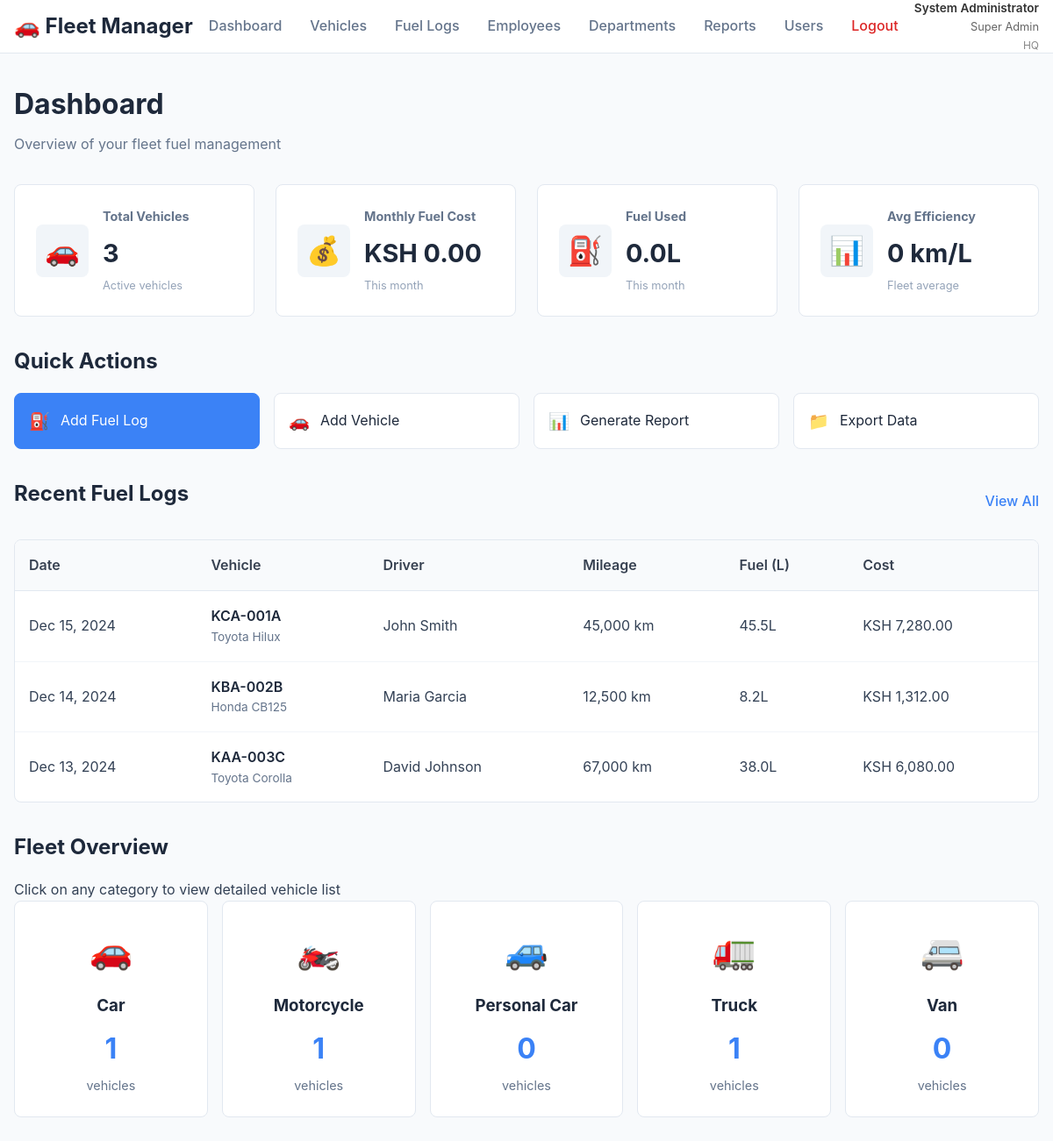
/dashboard.php (signed in), run on the app's committed database.
### tables this page shows
CREATE TABLE `fuel_logs` (
  `id` int(11) NOT NULL,
  `vehicle_id` int(11) NOT NULL,
  `date` date NOT NULL,
  `mileage` int(11) NOT NULL,
  `fuel_quantity` decimal(8,2) NOT NULL,
  `cost` decimal(10,2) NOT NULL,
  `notes` text DEFAULT NULL,
  `created_at` timestamp NULL DEFAULT current_timestamp()
);

CREATE TABLE `vehicles` (
  `id` int(11) NOT NULL,
  `registration_number` varchar(20) NOT NULL,
  `make` varchar(100) NOT NULL,
  `model` varchar(100) NOT NULL,
  `year` int(11) NOT NULL,
  `category_id` int(11) NOT NULL,
  `assigned_employee_id` int(11) DEFAULT NULL,
  `department` varchar(100) NOT NULL DEFAULT 'Transport',
  `office_id` int(11) NOT NULL DEFAULT 1,
  `status` enum('active','inactive','maintenance') DEFAULT 'active',
  `current_mileage` int(11) DEFAULT 0,
  `created_at` timestamp NULL DEFAULT current_timestamp()
);

CREATE TABLE `employees` (
  `id` int(11) NOT NULL,
  `name` varchar(255) NOT NULL,
  `email` varchar(255) NOT NULL,
  `phone` varchar(20) DEFAULT NULL,
  `department` varchar(100) DEFAULT NULL,
  `office_id` int(11) NOT NULL DEFAULT 1,
  `created_at` timestamp NULL DEFAULT current_timestamp()
);

CREATE TABLE `vehicle_categories` (
  `id` int(11) NOT NULL,
  `name` varchar(100) NOT NULL,
  `description` text DEFAULT NULL,
  `created_at` timestamp NULL DEFAULT current_timestamp()
);

### config.php (called while the page is built, shortened)
<?php
function hasPermission($permission) {
    $permissions = json_decode($_SESSION['permissions'], true);
    return isset($permissions[$permission]) && $permissions[$permission] === true;
}
function isSuperAdmin() {
    return isset($_SESSION['role_name']) && $_SESSION['role_name'] === 'Super Admin';
}
function canViewAllOffices() {
    return hasPermission('view_all_offices') || isSuperAdmin();
}
function formatCurrency($amount) {
    return 'KSH ' . number_format($amount, 2);
}
function formatDate($date) {
    return date('M j, Y', strtotime($date));
}
function getOfficeFilterSQL($tableAlias = '', $includeWhere = true) {
    if (canViewAllOffices()) {
        return '';
    }
    $prefix = $tableAlias ? $tableAlias . '.' : '';
    $condition = $prefix . "office_id = " . getUserOfficeId();
    return $includeWhere ? " WHERE $condition" : " AND $condition";
}
?>

### dashboard.php (the view, shortened to what this page needs)
<?php
require_once 'config.php';
try {
    $officeFilter = getOfficeFilterSQL('v', false);
    $sql = "SELECT COUNT(*) as total FROM vehicles v WHERE v.status = 'active'" . $officeFilter;
    $stmt = $pdo->query($sql);
    $totalVehicles = $stmt->fetch()['total'];
    $currentMonth = date('Y-m');
    $sql = "
        SELECT SUM(fl.cost) as total
        FROM fuel_logs fl
        JOIN vehicles v ON fl.vehicle_id = v.id
        WHERE DATE_FORMAT(fl.date, '%Y-%m') = ?" . $officeFilter;
    $stmt = $pdo->prepare($sql);
    $stmt->execute([$currentMonth]);
    $monthlyFuelCost = $stmt->fetch()['total'] ?? 0;
    $sql = "
        SELECT SUM(fl.fuel_quantity) as total
        FROM fuel_logs fl
        JOIN vehicles v ON fl.vehicle_id = v.id
        WHERE DATE_FORMAT(fl.date, '%Y-%m') = ?" . $officeFilter;
    $stmt = $pdo->prepare($sql);
    $stmt->execute([$currentMonth]);
    $totalFuelUsed = $stmt->fetch()['total'] ?? 0;
    $sql = "
        SELECT fl.*, v.registration_number, v.make, v.model, vc.name as category_name, e.name as driver_name
        FROM fuel_logs fl
        JOIN vehicles v ON fl.vehicle_id = v.id
        JOIN vehicle_categories vc ON v.category_id = vc.id
        LEFT JOIN employees e ON v.assigned_employee_id = e.id
        WHERE 1=1" . $officeFilter . "
        ORDER BY fl.date DESC
        LIMIT 5
    ";
    $stmt = $pdo->query($sql);
    $recentLogs = $stmt->fetchAll();
    $sql = "
        SELECT vc.name, vc.id, COUNT(v.id) as count
        FROM vehicle_categories vc
        LEFT JOIN vehicles v ON vc.id = v.category_id AND v.status = 'active'" . $officeFilter . "
        GROUP BY vc.id, vc.name
        ORDER BY vc.name
    ";
    $stmt = $pdo->query($sql);
    $vehiclesByCategory = $stmt->fetchAll();
} catch(PDOException $e) {
    $error = "Database error: " . $e->getMessage();
}
$avgEfficiency = $totalFuelUsed > 0 ? round(1000 / $totalFuelUsed, 2) : 0;
?>
<!DOCTYPE html>
<html lang="en">
<head>
    <link rel="stylesheet" href="styles.css">
</head>
<body>
    <?php include 'header.php'; ?>
    <div class="container">
        <div class="page-header">
            <h1>Dashboard</h1>
            <p>Overview of your fleet fuel management</p>
        </div>
        <div class="metrics-grid">
            <div class="metric-card">
                <div class="metric-icon">🚗</div>
                <div class="metric-content">
                    <h3>Total Vehicles</h3>
                    <div class="metric-value"><?php echo $totalVehicles; ?></div>
                    <div class="metric-label">Active vehicles</div>
                </div>
            </div>
            <div class="metric-card">
                <div class="metric-icon">💰</div>
                <div class="metric-content">
                    <h3>Monthly Fuel Cost</h3>
                    <div class="metric-value"><?php echo formatCurrency($monthlyFuelCost); ?></div>
                    <div class="metric-label">This month</div>
                </div>
            </div>
            <div class="metric-card">
                <div class="metric-icon">⛽</div>
                <div class="metric-content">
                    <h3>Fuel Used</h3>
                    <div class="metric-value"><?php echo number_format($totalFuelUsed, 1); ?>L</div>
                    <div class="metric-label">This month</div>
                </div>
            </div>
            <div class="metric-card">
                <div class="metric-icon">📊</div>
                <div class="metric-content">
                    <h3>Avg Efficiency</h3>
                    <div class="metric-value"><?php echo $avgEfficiency; ?> km/L</div>
                    <div class="metric-label">Fleet average</div>
                </div>
            </div>
        </div>
        <div class="section">
            <h2>Quick Actions</h2>
            <div class="quick-actions">
                <?php if (hasPermission('fuel_logs_edit')): ?>
                    <a href="add-fuel-log.php" class="action-btn primary">
                        <span class="btn-icon">⛽</span>
                        Add Fuel Log
                    </a>
                <?php endif; ?>
                <?php if (hasPermission('vehicles_edit')): ?>
                    <a href="add-vehicle.php" class="action-btn">
                        <span class="btn-icon">🚗</span>
                        Add Vehicle
                    </a>
                <?php endif; ?>
                <?php if (hasPermission('reports_view')): ?>
                    <a href="reports.php" class="action-btn">
                        <span class="btn-icon">📊</span>
                        Generate Report
                    </a>
                <?php endif; ?>
                <a href="export.php" class="action-btn">
                    <span class="btn-icon">📁</span>
                    Export Data
                </a>
            </div>
        </div>
        <div class="section">
            <div class="section-header">
                <h2>Recent Fuel Logs</h2>
                <?php if (hasPermission('fuel_logs_view')): ?>
                    <a href="fuel-logs.php" class="view-all-btn">View All</a>
                <?php endif; ?>
            </div>
            <div class="table-container">
                <table class="data-table">
                    <thead>
                        <tr>
                            <th>Date</th>
                            <th>Vehicle</th>
                            <th>Driver</th>
                            <th>Mileage</th>
                            <th>Fuel (L)</th>
                            <th>Cost</th>
                        </tr>
                    </thead>
                    <tbody>
                        <?php if (empty($recentLogs)): ?>
                            <tr>
                                <td colspan="6" class="no-data">No fuel logs found</td>
                            </tr>
                        <?php else: ?>
                            <?php foreach ($recentLogs as $log): ?>
                                <tr>
                                    <td><?php echo formatDate($log['date']); ?></td>
                                    <td>
                                        <div class="vehicle-info">
                                            <span class="registration"><?php echo htmlspecialchars($log['registration_number']); ?></span>
                                            <span class="vehicle-details"><?php echo htmlspecialchars($log['make'] . ' ' . $log['model']); ?></span>
                                        </div>
                                    </td>
                                    <td>
                                        <?php if ($log['driver_name']): ?>
                                            <span><?php echo htmlspecialchars($log['driver_name']); ?></span>
                                        <?php else: ?>
                                            <span class="driver-info">Unassigned</span>
                                        <?php endif; ?>
                                    </td>
                                    <td><?php echo number_format($log['mileage']); ?> km</td>
                                    <td><?php echo number_format($log['fuel_quantity'], 1); ?>L</td>
                                    <td><?php echo formatCurrency($log['cost']); ?></td>
                                </tr>
                            <?php endforeach; ?>
                        <?php endif; ?>
                    </tbody>
                </table>
            </div>
        </div>
        <div class="section">
            <h2>Fleet Overview</h2>
            <p>Click on any category to view detailed vehicle list</p>
            <div class="vehicle-overview">
                <?php foreach ($vehiclesByCategory as $category): ?>
                    <a href="vehicle-category.php?category_id=<?php echo $category['id']; ?>&category_name=<?php echo urlencode($category['name']); ?>" class="category-card">
                        <div class="category-icon">
                            <?php
                            $icons = [
                                'Car' => '🚗',
                                'Personal Car' => '🚙',
                                'Motorcycle' => '🏍️',
                                'Truck' => '🚛',
                                'Van' => '🚐'
                            ];
                            echo $icons[$category['name']] ?? '🚗';
                            ?>
                        </div>
                        <div class="category-content">
                            <h3><?php echo htmlspecialchars($category['name']); ?></h3>
                            <div class="category-count"><?php echo $category['count']; ?></div>
                            <div class="category-label">vehicles</div>
                        </div>
                    </a>
                <?php endforeach; ?>
            </div>
        </div>
    </div>
</body>
</html>

### data on the page
fuel_logs: date "Dec 15, 2024", vehicle.registration_number "KCA-001A", vehicle.model "Toyota Hilux", employees.name "John Smith", mileage "45,000", fuel_quantity "45.5", cost "KSH 7,280.00"
fuel_logs: date "Dec 14, 2024", vehicle.registration_number "KBA-002B", vehicle.model "Honda CB125", employees.name "Maria Garcia", mileage "12,500", fuel_quantity "8.2", cost "KSH 1,312.00"
fuel_logs: date "Dec 13, 2024", vehicle.registration_number "KAA-003C", vehicle.model "Toyota Corolla", employees.name "David Johnson", mileage "67,000", fuel_quantity "38.0", cost "KSH 6,080.00"
vehicle_categories: name "🚗", name "Car", count "1"
vehicle_categories: name "🏍️", name "Motorcycle", count "1"
vehicle_categories: name "🚙", name "Personal Car", count "0"
vehicle_categories: name "🚛", name "Truck", count "1"
vehicle_categories: name "🚐", name "Van", count "0"

### other printed values
$_SESSION['full_name'] "System Administrator"
$_SESSION['role_name'] "Super Admin"
$_SESSION['office_name'] "HQ"
$totalVehicles "3"
formatCurrency($monthlyFuelCost) "KSH 0.00"
$totalFuelUsed "0.0"
$avgEfficiency "0"
